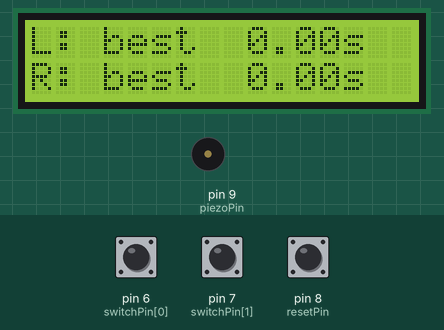
Simulated run of this sketch. Board: Arduino Uno, built with avr-gcc and run on an emulated ATmega328P. Shown: 16×2 character LCD, buzzer (waves = sounding). The test bench sets the inputs (shaded band); at power-on: pin 8 (resetPin) LOW, pin 6 (switchPin[0]) HIGH, pin 7 (switchPin[1]) HIGH.

Above: at 2.6 s.
2.7 s: pin 8 (resetPin) pulled HIGH for 0.15 s
At 3.5 s:
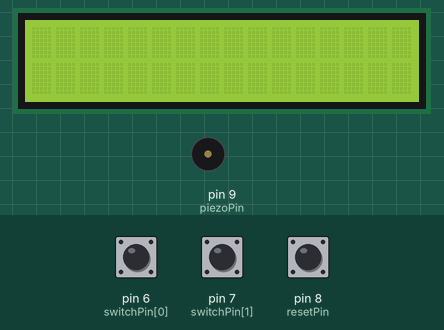
8.8 s: pin 6 (switchPin[0]) pulled LOW for 1 s
At 10.26 s:
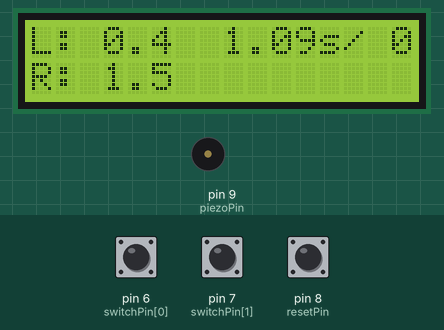
10.4 s: pin 7 (switchPin[1]) pulled LOW for 0.15 s
11.1 s: pin 8 (resetPin) pulled HIGH for 1 s
At 12.5 s:
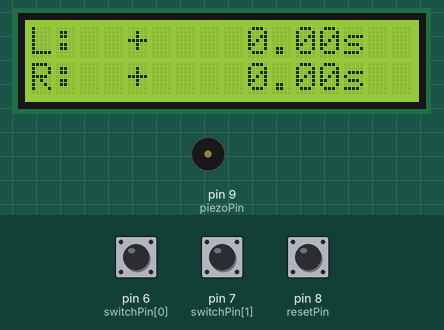
Timing chart, 0 to 14.1 s (numbered marks = the images above; inputs shaded):
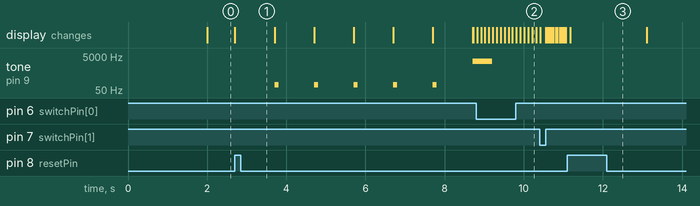

Measured:
- after the input at 2.7 s, tone on pin 9 (piezoPin): silent → 100 Hz after 1.0 s, then repeats every 1.0 s: silent 0.90 s, 100 Hz 0.10 s; the display: changes at once (image 1)
- after the input at 8.8 s, the display: first differs from a run without the input after 1.0 s (image 2 shows a later state)
- after the input at 11.1 s, the display: changes after 0.07 s (image 3)

The sketch:

chrono.ino
```cpp
/*
Adapted from the crystal_ball example code in the Arduino Uno Starter Kit.
By Leonardo Stefanini and Fabio Stefanini
*/

#include <LiquidCrystal.h>
LiquidCrystal lcd(12, 11, 5, 4, 3, 2);

// total time before forced reset
const unsigned long MAX_TIME = 60000;  // millis
// update clock time
const unsigned long UPDATE_TIME = 10;  // millis
// scroll time
const unsigned long SCROLL_TIME = 2000;  // millis
// avoid double signaling of a lap
const unsigned long LAP_TIME_THRESHOLD = 1000;  // millis
// time between lights in the semaphore
const unsigned long TIME_SEMAPHORE = 1000;  // millis
// typical lap time (Carrera Go! -> 2700)
const unsigned long TYPICAL_LAP_TIME = 2700;  // millis
// typical lap time tolerance
const unsigned long TYPICAL_LAP_TIME_TOL = 2000;  // millis
// lap time penalty
const unsigned long LAP_TIME_PEN = 5000;  // millis
// total laps
int TOTAL_LAPS = 20;
// last laps
int LAST_LAPS = 5;
// tones
int TONE0 = 100;      // semaphore
int TONE0_DUR = 100;  // duration, millis
int TONE1 = 500;      // lap
int TONE1_DUR = 50;
int TONE2 = 1000;     // last laps
int TONE2_DUR = 50;
int TONE3 = 2500;     // race start and end
int TONE3_DUR = 500;

// pins of the sensors
const int switchPin[2] = {6, 7};
const int resetPin = 8;
const int piezoPin = 9;
int switchState[2] = {0, 0};
int prevSwitchState[2] = {0, 0};
int resetState = 0;
int prevResetState = 0;
int summaryVar[2] = {0, 0};

char to_write[16];
unsigned long lap_time[2];
unsigned long old_now_lap[2];
unsigned long now;
unsigned long old_now[2];
unsigned long best_lap[2];
unsigned long lap_total[2];
unsigned long mean_lap[2];
unsigned long penalties[2];
int n_laps[2] = {-1, -1};
unsigned long now_scroll[2] = {0, 0};

bool running[2] = {false, false};

/*void show(this_time, line) {
  lcd.setCursor(0, line)
  if this_time > 60000 {
    sprintf(to_write, "> 1min");
  }
  else {
    sprintf(to_write, "%02d:%02d", this_time*1e-3, (this_time%60000)*1e-3);
  }
  lcd.print(to_write);
}*/

void setup() {
    lcd.begin(16, 2);
    pinMode(switchPin[0], INPUT);
    pinMode(switchPin[1], INPUT);
    pinMode(resetPin, INPUT);
    summary(0);
    summary(1);
}

void loop() {
  resetState = digitalRead(resetPin);
  now = millis();
  // reset
  if (resetState != prevResetState and resetState == HIGH) {
    if (running[0] or running[1]) {
      setup();
      running[0] = false;
      running[1] = false;
    }
    else {
      running[0] = true;
      running[1] = true;
      resetLaps(0);
      resetLaps(1);
      semaphore();
      now = millis();
      old_now[0] = now;
      old_now_lap[0] = now;
      old_now[1] = now;
      old_now_lap[1] = now;
    }
  }

  // update racers
  for (int i=0; i<2; ++i) {
    switchState[i] = digitalRead(switchPin[i]);

    if (running[i]) {
      // lap
      if (switchState[i] != prevSwitchState[i] and switchState[i] == HIGH) {
        lap_time[i] = now - old_now_lap[i];
        if (lap_time[i] >= LAP_TIME_THRESHOLD) {
          updateLap(i);
        }
      }

      // time
      if (now-old_now[i]>UPDATE_TIME) {
        updateTime(i);
        old_now[i] = now;
      }

      /*
      // reset if too long
      if (now-old_now>MAX_TIME or n_laps>=TOTAL_LAPS) {
        setup();
        old_now = now;
      }*/
      if (now-old_now_lap[i]>MAX_TIME or n_laps[i]>=TOTAL_LAPS) {
        summary(i);
        old_now[i] = now;
        running[i] = false;
      }
    }

    // scroll
    else {
      if (now-now_scroll[i]>SCROLL_TIME) {
        summary(i);
        now_scroll[i] = now;
      }
    }

    prevSwitchState[i] = switchState[i];
  }

  prevResetState = resetState;

}

void semaphore() {
  lcd.clear();
  // semaphore
  for (int i=0; i<6; ++i) {
    delay(TIME_SEMAPHORE);
    lcd.setCursor(1+i*3, 0);
    lcd.print("**");
    lcd.setCursor(1+i*3, 1);
    lcd.print("**");
    tone(piezoPin, TONE0, TONE0_DUR);
  }
  lcd.clear();
  lcd.setCursor(0, 0);
  lcd.print("L:");
  lcd.setCursor(0, 1);
  lcd.print("R:");
  tone(piezoPin, TONE3, TONE3_DUR);
}

void updateLap(int i) {

  lcd.setCursor(7, i);

  // valid lap
  if (lap_time[i]<(TYPICAL_LAP_TIME+TYPICAL_LAP_TIME_TOL)) {
    sprintf(to_write, "%2d.%02ds", int(lap_time[i]/1000), int((lap_time[i]%1000)/10));
    lcd.print(to_write);
    n_laps[i] = n_laps[i]+1;
    lcd.setCursor(13, i);
    sprintf(to_write, "/%2d", n_laps[i]);
    lcd.print(to_write);
    if (best_lap[i] == 0 or lap_time[i]<best_lap[i]) {
      best_lap[i] = lap_time[i];
    }
    lap_total[i] += lap_time[i];
  }
  // invalid lap
  else {
    sprintf(to_write, "  -inv-  ");
    penalties[i] += LAP_TIME_PEN;
    lcd.print(to_write);
  }

  if (TOTAL_LAPS-n_laps[i]>LAST_LAPS and n_laps[i]>0) {
    tone(piezoPin, TONE1, TONE1_DUR);
  }

  if (TOTAL_LAPS-n_laps[i] <= LAST_LAPS) {
    tone(piezoPin, TONE2, TONE2_DUR);
  }

  if ((TOTAL_LAPS-n_laps[i]) == 0) {
    tone(piezoPin, TONE3, TONE3_DUR);
  }

  old_now_lap[i] = now;

}

void updateTime(int i) {
  lcd.setCursor(2, i);
  sprintf(to_write, "%2d.%01d", int((now-old_now_lap[i])/1000), int(((now-old_now_lap[i])%1000)/100));
  lcd.print(to_write);
}

void summary(int i) {
    lcd.setCursor(0, i);
    if (i==0) {
      lcd.print("L: ");
    }
    else {
      lcd.print("R: ");
    }
    lcd.setCursor(3, i);
    if (n_laps > 0) {
      mean_lap[i] = 1.*lap_total[i]/n_laps[i];
    }
    else {
      mean_lap[i] = 0;
    }
    if (summaryVar[i] == 0) {
      sprintf(to_write, "mean %2d.%02ds  ", int(mean_lap[i]/1000), int((mean_lap[i]%1000)/10));
    }
    if (summaryVar[i] == 1) {
      sprintf(to_write, "best %2d.%02ds  ", int(best_lap[i]/1000), int((best_lap[i]%1000)/10));
    }
    if (summaryVar[i] == 2) {
      sprintf(to_write, "tot %3d.%02ds  ", int(lap_total[i]/1000), int((lap_total[i]%1000)/10));
    }
    if (summaryVar[i] == 3) {
      sprintf(to_write, " +  %3d.%02ds  ", int(penalties[i]/1000), int((penalties[i]%1000)/10));
    }
    if (summaryVar[i] == 4) {
      sprintf(to_write, "fin %3d.%02ds  ", int((lap_total[i]+penalties[i])/1000),
                                           int(((lap_total[i]+penalties[i])%1000)/10));
    }
    lcd.print(to_write);
    summaryVar[i] += 1;
    summaryVar[i] %= 5;
}

void resetLaps(int i) {
  n_laps[i] = -1;
  lap_total[i] = 0;
  best_lap[i] = 0;
  penalties[i] = 0;
}
```
